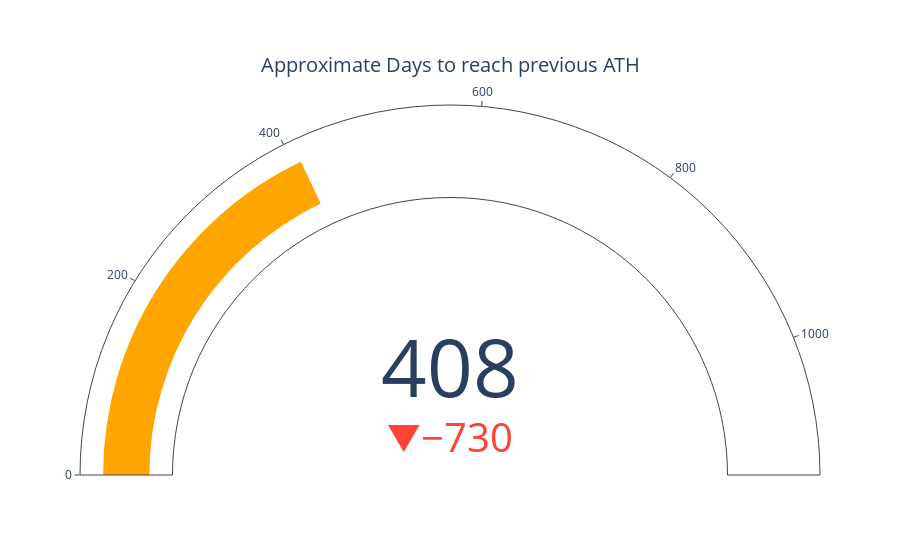

Notebook code for this chart:
### Code cell
import plotly.graph_objects as go
import plotly.io as pio

fig = go.Figure(go.Indicator(
    domain = {'x': [0, 1], 'y': [0, 1]},
    value = sincealltimehigh,
    mode = "gauge+number+delta",
    title = {'text': "Approximate Days to reach previous ATH"},
    delta = {'reference': averagep2p},
    gauge = {'axis': {'range': [None, averagep2p]},
    'bar': {'color': "orange"},}))
fig.show()
fig.write_html("../static/daysATH.html")

### Figure 1 — Plotly figure (JSON) as saved in the notebook; plotly's stock layout.template omitted (floating-point values rounded to 4 significant figures)
{"data": [{"delta": {"reference": 1138}, "domain": {"x": [0, 1], "y": [0, 1]}, "gauge": {"axis": {"range": [null, 1138]}, "bar": {"color": "orange"}}, "mode": "gauge+number+delta", "title": {"text": "Approximate Days to reach previous ATH"}, "type": "indicator", "value": 408}], "layout": {}}
